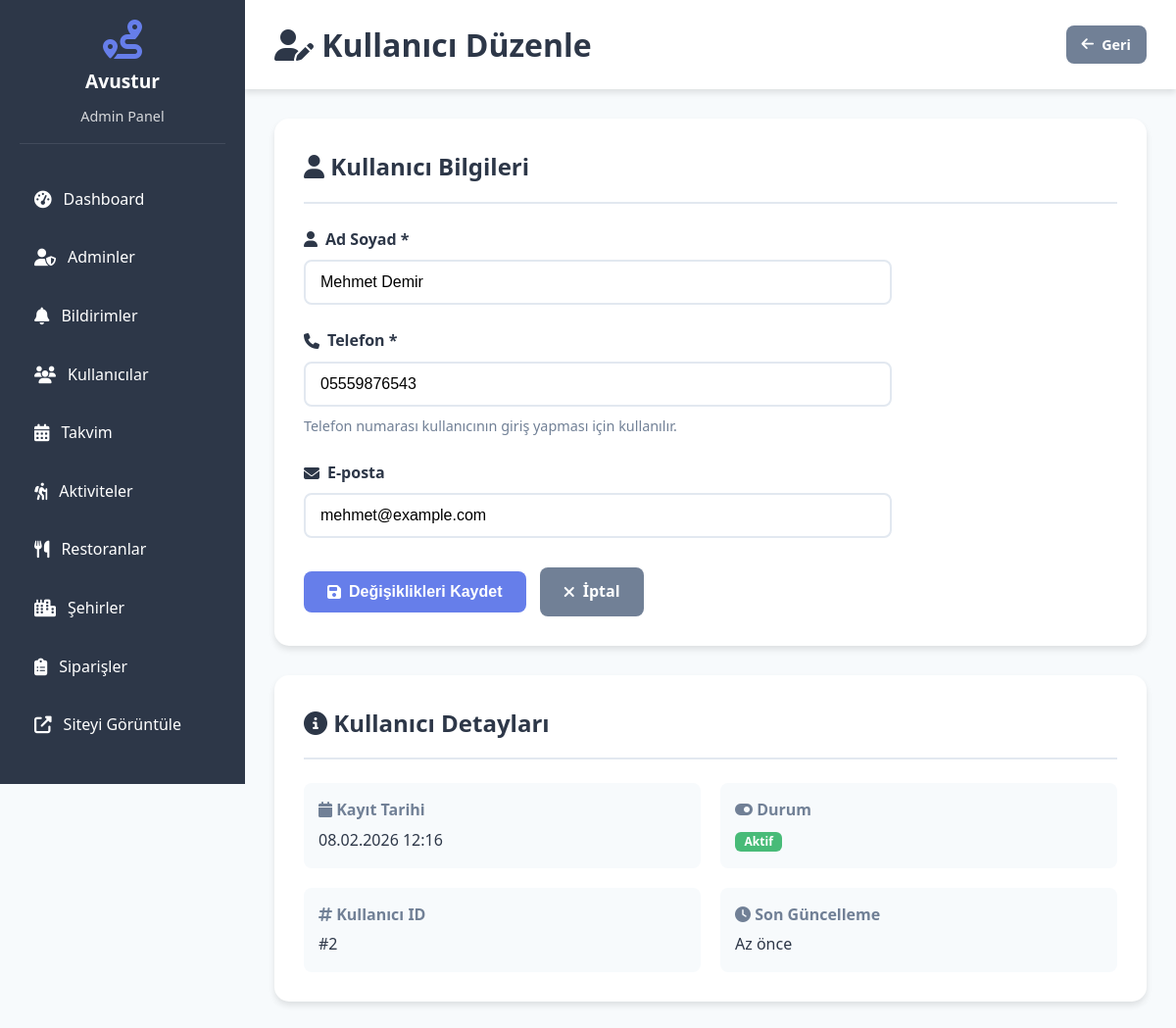
Screenshot of /admin/kullanici_duzenle.php?id=2 (signed in) with the database file from the repository.
### tables this page shows
CREATE TABLE kullanicilar (
    id INT AUTO_INCREMENT PRIMARY KEY,
    ad_soyad VARCHAR(100) NOT NULL,
    telefon VARCHAR(15) UNIQUE NOT NULL,
    email VARCHAR(100),
    kayit_tarihi DATETIME DEFAULT CURRENT_TIMESTAMP,
    aktif TINYINT(1) DEFAULT 1,
    INDEX idx_telefon (telefon)
);

### config.php (called while the page is built, shortened)
<?php
function sanitize($data) {
    return htmlspecialchars(strip_tags(trim($data)), ENT_QUOTES, 'UTF-8');
}
?>

### admin/kullanici_duzenle.php (the view, shortened to what this page needs)
<?php
require_once '../config.php';
$kullanici_id = (int)$_GET['id'];
$stmt = $db->prepare("SELECT * FROM kullanicilar WHERE id = ?");
$stmt->execute([$kullanici_id]);
$kullanici = $stmt->fetch();
?>
<!DOCTYPE html>
<html lang="tr">
<head>
    <link rel="stylesheet" href="../assets/css/style.css">
    <link rel="stylesheet" href="https://cdnjs.cloudflare.com/ajax/libs/font-awesome/6.4.0/css/all.min.css">
</head>
<body>
    <?php include 'includes/sidebar.php'; ?>
    <div class="admin-content">
        <div class="admin-header">
            <h1><i class="fas fa-user-edit"></i> Kullanıcı Düzenle</h1>
            <a href="kullanicilar.php" class="btn btn-sm btn-secondary">
                <i class="fas fa-arrow-left"></i> Geri
            </a>
        </div>
        <div class="admin-card">
            <h2><i class="fas fa-user"></i> Kullanıcı Bilgileri</h2>
            <form method="POST" style="max-width: 600px;">
                <div class="form-group">
                    <label for="ad_soyad">
                        <i class="fas fa-user"></i> Ad Soyad *
                    </label>
                    <input type="text" id="ad_soyad" name="ad_soyad"
                           value="<?php echo sanitize($kullanici['ad_soyad']); ?>" required>
                </div>
                <div class="form-group">
                    <label for="telefon">
                        <i class="fas fa-phone"></i> Telefon *
                    </label>
                    <input type="tel" id="telefon" name="telefon"
                           value="<?php echo sanitize($kullanici['telefon']); ?>"
                           placeholder="05XXXXXXXXX" maxlength="11" required>
                    <small>Telefon numarası kullanıcının giriş yapması için kullanılır.</small>
                </div>
                <div class="form-group">
                    <label for="email">
                        <i class="fas fa-envelope"></i> E-posta
                    </label>
                    <input type="email" id="email" name="email"
                           value="<?php echo sanitize($kullanici['email']); ?>">
                </div>
                <div style="margin-top: 30px;">
                    <button type="submit" class="btn btn-primary">
                        <i class="fas fa-save"></i> Değişiklikleri Kaydet
                    </button>
                    <a href="kullanicilar.php" class="btn btn-secondary" style="margin-left: 10px;">
                        <i class="fas fa-times"></i> İptal
                    </a>
                </div>
            </form>
        </div>
        <div class="admin-card">
            <h2><i class="fas fa-info-circle"></i> Kullanıcı Detayları</h2>
            <div style="display: grid; grid-template-columns: repeat(2, 1fr); gap: 20px;">
                <div style="background: #f7fafc; padding: 15px; border-radius: 8px;">
                    <strong style="color: #718096; display: block; margin-bottom: 5px;">
                        <i class="fas fa-calendar"></i> Kayıt Tarihi
                    </strong>
                    <span style="color: #2d3748;">
                        <?php echo date('d.m.Y H:i', strtotime($kullanici['kayit_tarihi'])); ?>
                    </span>
                </div>
                <div style="background: #f7fafc; padding: 15px; border-radius: 8px;">
                    <strong style="color: #718096; display: block; margin-bottom: 5px;">
                        <i class="fas fa-toggle-on"></i> Durum
                    </strong>
                    <?php if ($kullanici['aktif']): ?>
                        <span class="badge badge-success">Aktif</span>
                    <?php else: ?>
                        <span class="badge badge-danger">Pasif</span>
                    <?php endif; ?>
                </div>
                <div style="background: #f7fafc; padding: 15px; border-radius: 8px;">
                    <strong style="color: #718096; display: block; margin-bottom: 5px;">
                        <i class="fas fa-hashtag"></i> Kullanıcı ID
                    </strong>
                    <span style="color: #2d3748;">#<?php echo $kullanici['id']; ?></span>
                </div>
                <div style="background: #f7fafc; padding: 15px; border-radius: 8px;">
                    <strong style="color: #718096; display: block; margin-bottom: 5px;">
                        <i class="fas fa-clock"></i> Son Güncelleme
                    </strong>
                    <span style="color: #2d3748;">Az önce</span>
                </div>
            </div>
        </div>
    </div>
</body>
</html>

### assets/css/style.css (style rules this page uses)
* { margin: 0; padding: 0; box-sizing: border-box; }
:root { --primary-color: #667eea; --secondary-color: #764ba2; --success-color: #48bb78; --danger-color: #f56565; --warning-color: #ed8936; --info-color: #4299e1; --dark-color: #2d3748; --light-color: #f7fafc; --white-color: #ffffff; --text-color: #2d3748; --text-light: #718096; --border-color: #e2e8f0; --shadow: 0 4px 6px rgba(0, 0, 0, 0.1); --shadow-lg: 0 10px 25px rgba(0, 0, 0, 0.15); }
body { font-family: 'Segoe UI', Tahoma, Geneva, Verdana, sans-serif; line-height: 1.6; color: var(--text-color); background-color: var(--light-color); }
a { text-decoration: none; color: inherit; transition: all 0.3s ease; }
.btn { display: inline-flex; align-items: center; gap: 8px; padding: 12px 24px; border: none; border-radius: 8px; font-size: 1rem; font-weight: 600; cursor: pointer; transition: all 0.3s ease; text-align: center; }
.btn-primary { background: var(--primary-color); color: var(--white-color); }
.btn-secondary { background: var(--text-light); color: var(--white-color); }
.btn-sm { padding: 8px 16px; font-size: 0.9rem; }
.form-group { margin-bottom: 1.5rem; }
.form-group label { display: flex; align-items: center; gap: 8px; font-weight: 600; margin-bottom: 0.5rem; color: var(--dark-color); }
.form-group input, .form-group select, .form-group textarea { width: 100%; padding: 12px 15px; border: 2px solid var(--border-color); border-radius: 8px; font-size: 1rem; transition: all 0.3s ease; }
.form-group small { display: block; margin-top: 0.5rem; color: var(--text-light); font-size: 0.9rem; }
.badge { display: inline-block; padding: 6px 12px; font-size: 0.85rem; font-weight: 600; border-radius: 20px; background: rgba(255, 255, 255, 0.3); }
.badge-success { background: var(--success-color); color: var(--white-color); }
.admin-content { margin-left: 250px; padding: 30px; min-height: 100vh; background: var(--light-color); }
.admin-header { background: var(--white-color); padding: 20px 30px; margin: -30px -30px 30px -30px; box-shadow: var(--shadow); display: flex; justify-content: space-between; align-items: center; }
.admin-header h1 { color: var(--dark-color); }
.admin-card { background: var(--white-color); padding: 30px; border-radius: 15px; box-shadow: var(--shadow); margin-bottom: 30px; }
.admin-card h2 { color: var(--dark-color); margin-bottom: 1.5rem; padding-bottom: 1rem; border-bottom: 2px solid var(--border-color); }
.badge { display: inline-block; padding: 0.25rem 0.6rem; font-size: 0.75rem; font-weight: 600; line-height: 1; text-align: center; white-space: nowrap; vertical-align: baseline; border-radius: 0.375rem; }
.badge-success { background-color: var(--success-color); color: white; }

### rows the page displays
kullanicilar: ad_soyad "Mehmet Demir", telefon "05559876543", email "mehmet@example.com", kayit_tarihi "08.02.2026 12:16", id "2"

### other values shown
SITE_NAME "Avustur"
